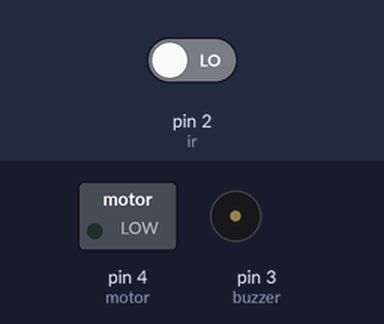
The sketch below on a simulated Arduino Uno, built with avr-gcc and run on an emulated ATmega328P. On the bench: switched loads named in the sketch (green lamp = pin HIGH), buzzer (waves = sounding). Inputs (shaded band) come from the test bench; at power-on: pin 2 (ir) LOW.

Above: at 1.2 s.
1.3 s: pin 2 (ir) driven HIGH
At 1.9 s:
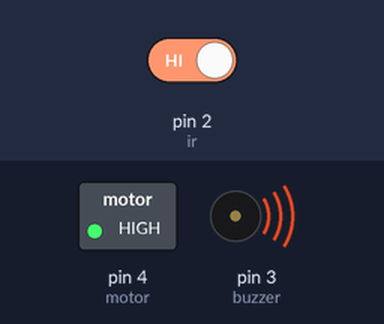
2.8 s: pin 2 (ir) driven LOW
At 3.3 s:
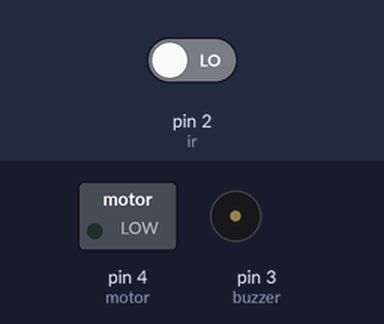
Timing chart, 0 to 5.8 s (numbered marks = the images above; inputs shaded):
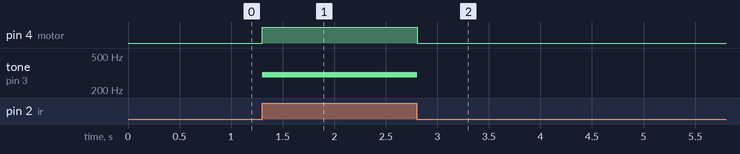

The sketch:

sketch_feb10a.ino
```cpp
int ir = 2;
int buzzer = 3;
int frequency = 300;
int motor = 4;


void setup() {
  pinMode(ir,INPUT);
  pinMode(buzzer,OUTPUT);
  pinMode(motor,OUTPUT);
}

void loop() {
  if (digitalRead(ir) == HIGH)
  {
    tone(buzzer, frequency);
    digitalWrite(motor,HIGH);

  }
  else
  {
    noTone(buzzer);
    digitalWrite(motor,LOW);

  }
  delay(10);

}
```

Measured:
- after the input at 1.3 s, pin 4 (motor): LOW → HIGH at once; tone on pin 3 (buzzer): silent → 300 Hz at once
- after the input at 2.8 s, pin 4 (motor): HIGH → LOW at once; tone on pin 3 (buzzer): 300 Hz → silent at once
